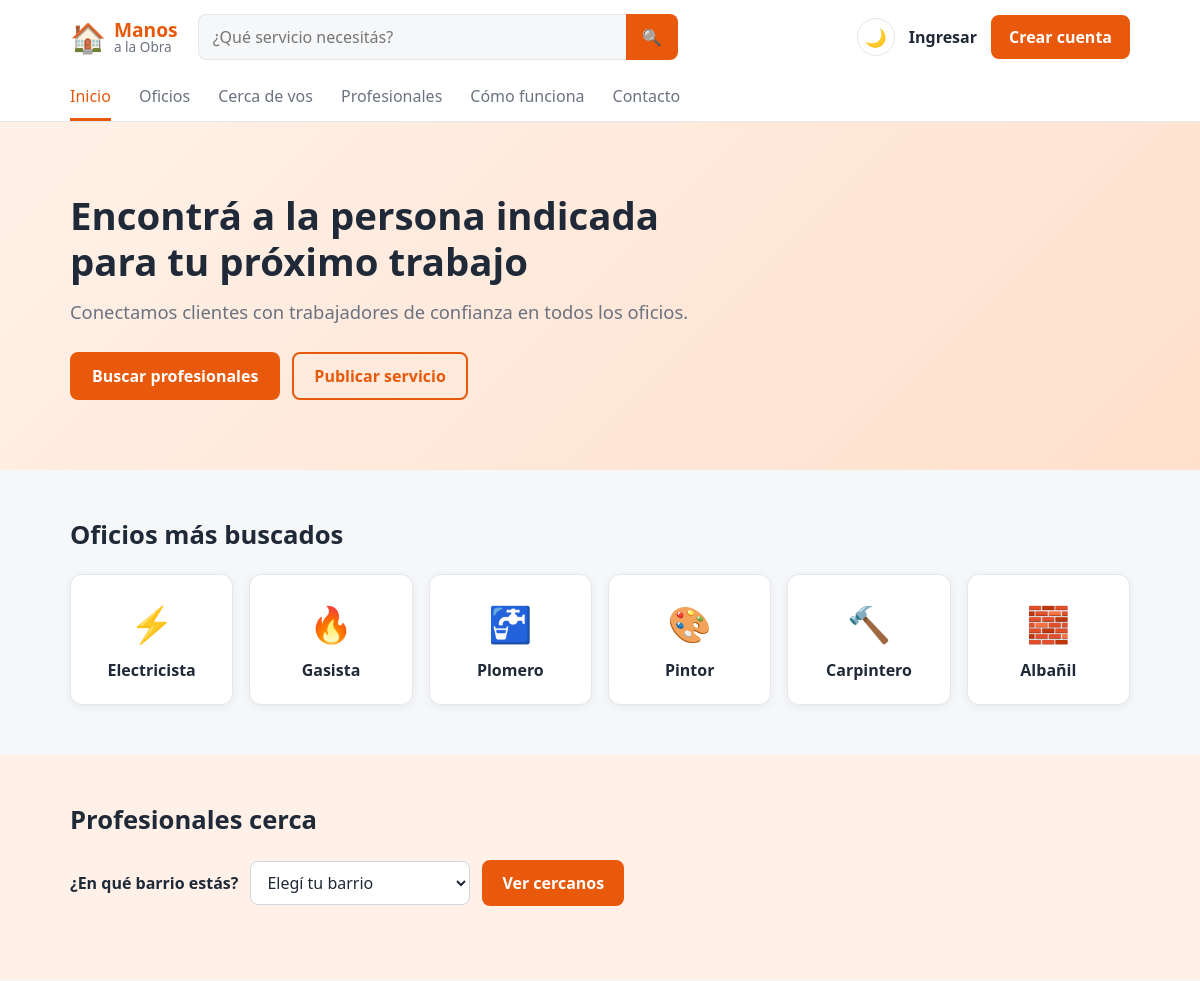
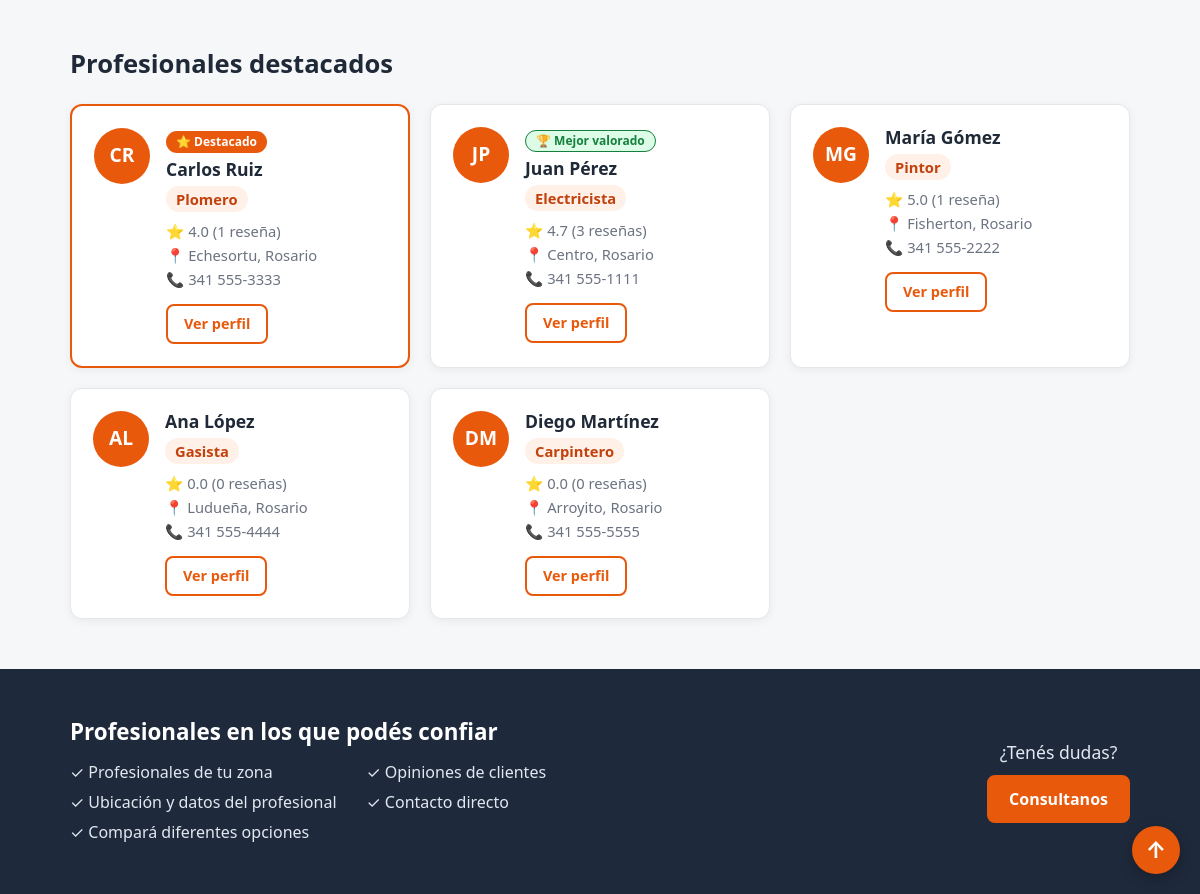
The page / on the database its author committed (2 pictures, top to bottom).
### tables this page shows
CREATE TABLE profesionales (
    id INT AUTO_INCREMENT PRIMARY KEY,
     
    nombre VARCHAR(60) NOT NULL,
    apellido VARCHAR(60) NOT NULL,
    email VARCHAR(120) NOT NULL UNIQUE,
    password VARCHAR(255) NOT NULL,
    iniciales VARCHAR(5) NOT NULL,
     
    oficio VARCHAR(60) NULL,
    descripcion VARCHAR(300) NULL,
    ubicacion VARCHAR(100) NULL,              
    domicilio VARCHAR(120) NULL,              
    barrio_id INT NULL,                       
    telefono VARCHAR(30) NULL,
    experiencia INT NULL,
    fecha_alta DATE NULL,
    fecha_baja DATE NULL,
     
     
    valoracion DECIMAL(2,1) DEFAULT 0,
    cantidad_resenas INT DEFAULT 0,
     
     
    destacado_hasta DATE NULL,
    creado_en TIMESTAMP DEFAULT CURRENT_TIMESTAMP,
    FOREIGN KEY (barrio_id) REFERENCES barrios(id)
);

CREATE TABLE barrios (
    id INT AUTO_INCREMENT PRIMARY KEY,
    barrio VARCHAR(60) NOT NULL UNIQUE,
    zona VARCHAR(30) NOT NULL
);

### index.php (the view, shortened to what this page needs)
<?php
require "config.php";
$modo_oscuro = ($_COOKIE["tema"] ?? "") === "oscuro";
$buscar = trim($_GET["buscar"] ?? "");
$oficio = trim($_GET["oficio"] ?? "");
$sql = "SELECT profesionales.*, barrios.barrio,
               (destacado_hasta IS NOT NULL AND destacado_hasta >= CURDATE()) AS destacado,
               (valoracion >= 4.5 AND cantidad_resenas >= 3) AS mejor_valorado
        FROM profesionales
        LEFT JOIN barrios ON barrios.id = profesionales.barrio_id
        WHERE oficio IS NOT NULL
          AND (fecha_baja IS NULL OR fecha_baja >= CURDATE())";
$sql .= " ORDER BY destacado DESC, mejor_valorado DESC, valoracion DESC, cantidad_resenas DESC";
$consulta = $conexion->prepare($sql);
$consulta->execute();
$resultado_profesionales = $consulta->get_result();
$profesionales_lista = [];
while ($fila_profesional = $resultado_profesionales->fetch_assoc()) {
    $profesionales_lista[$fila_profesional["id"]] = $fila_profesional;
}
if ($profesionales_lista) {
    $ids_lista = implode(",", array_map("intval", array_keys($profesionales_lista)));
    $resultado_oficios = $conexion->query("SELECT profesional_id, oficio FROM profesional_oficios WHERE profesional_id IN ($ids_lista) ORDER BY id");
    while ($fila_oficio = $resultado_oficios->fetch_assoc()) {
        $id_p = $fila_oficio["profesional_id"];
        $lista = $profesionales_lista[$id_p]["oficios_lista"] ?? $profesionales_lista[$id_p]["oficio"];
        $profesionales_lista[$id_p]["oficios_lista"] = $lista;
    }
}
$profesionales_lista = array_values($profesionales_lista);
if ($oficio !== "") {
    $titulo_profesionales = $oficio;
} elseif ($buscar !== "") {
    $titulo_profesionales = "Resultados para \"" . $buscar . "\"";
} else {
    $titulo_profesionales = "Profesionales destacados";
}
$barrios = [];
$resultado_barrios = $conexion->query("SELECT id, barrio, zona FROM barrios ORDER BY barrio");
while ($fila = $resultado_barrios->fetch_assoc()) {
    $barrios[$fila["id"]] = $fila;
}
$barrio_elegido = (int) ($_GET["barrio"] ?? 0);
$oficios_destacados = [
    "Electricista" => "⚡",
    "Gasista"      => "🔥",
    "Plomero"      => "🚰",
    "Pintor"       => "🎨",
    "Carpintero"   => "🔨",
    "Albañil"      => "🧱",
];
$tipo_usuario = $_SESSION["usuario_tipo"] ?? "";
$falta_perfil = false;
?>
<!DOCTYPE html>
<html lang="es">
<head>
    <link rel="stylesheet" href="style.css">
</head>
<body id="arriba" class="<?php echo $modo_oscuro ? "oscuro" : ""; ?>">
    <header class="header-principal">
        <div class="barra-superior">
            <a href="index.php" class="logo">
                <span class="logo-icono">🏠</span>
                <span class="logo-texto"><strong>Manos</strong><span>a la Obra</span></span>
            </a>
            <form class="buscador" action="index.php#profesionales" method="get">
                <input type="search" name="buscar" placeholder="¿Qué servicio necesitás?" value="<?php echo htmlspecialchars($buscar); ?>">
                <button type="submit" aria-label="Buscar">🔍</button>
            </form>
            <div class="acciones">
                <a href="tema.php" class="boton-tema" title="<?php echo $modo_oscuro ? "Activar modo claro" : "Activar modo oscuro"; ?>">
                    <?php echo $modo_oscuro ? "☀️" : "🌙"; ?>
                </a>
                <?php if (isset($_SESSION["usuario_nombre"])): ?>
                    <span class="link-ingresar">Hola, <?php echo htmlspecialchars($_SESSION["usuario_nombre"]); ?></span>
                    <?php if (($_SESSION["usuario_tipo"] ?? "") === "profesional"): ?>
                        <a href="postular.php" class="btn-publicar">Postular servicio</a>
                    <?php endif; ?>
                    <a href="logout.php" class="btn-publicar">Salir</a>
                <?php else: ?>
                    <a href="login.php" class="link-ingresar">Ingresar</a>
                    <a href="registro.php" class="btn-publicar">Crear cuenta</a>
                <?php endif; ?>
            </div>
        </div>
        <nav class="barra-menu">
            <a href="index.php" class="activo">Inicio</a>
            <a href="#oficios">Oficios</a>
            <a href="#cerca">Cerca de vos</a>
            <a href="#profesionales">Profesionales</a>
            <a href="como_funciona.php">Cómo funciona</a>
            <a href="contacto.php">Contacto</a>
        </nav>
    </header>
    <section class="hero">
        <div class="contenedor">
            <div class="hero-texto">
                <?php if ($tipo_usuario === "profesional"): ?>
                    <h1>Conectá con más clientes para tus próximos trabajos</h1>
                    <p>Mostrá tus servicios y hacé crecer tu trabajo con clientes de tu zona.</p>
                <?php elseif ($tipo_usuario === "cliente"): ?>
                    <h1>Encontrá a la persona indicada para tu próximo trabajo</h1>
                    <p>Buscá trabajadores de confianza para resolver lo que necesitás.</p>
                <?php else: ?>
                    <h1>Encontrá a la persona indicada para tu próximo trabajo</h1>
                    <p>Conectamos clientes con trabajadores de confianza en todos los oficios.</p>
                <?php endif; ?>
                <div class="hero-botones">
                    <?php if ($tipo_usuario === "profesional"): ?>
                        <a href="postular.php" class="boton boton-lleno"><?php echo $falta_perfil ? "Completar mi perfil" : "Ver mi perfil"; ?></a>
                    <?php elseif ($tipo_usuario === "cliente"): ?>
                        <a href="#profesionales" class="boton boton-lleno">Buscar profesionales</a>
                    <?php elseif ($tipo_usuario === "admin"): ?>
                        <a href="bandeja.php" class="boton boton-lleno">📥 Ir a la bandeja de entrada</a>
                    <?php else: ?>
                        <a href="#profesionales" class="boton boton-lleno">Buscar profesionales</a>
                        <a href="registro.php" class="boton boton-borde">Publicar servicio</a>
                    <?php endif; ?>
                </div>
            </div>
        </div>
    </section>
    <section class="seccion">
        <div class="contenedor">
            <h2 class="seccion-titulo" id="oficios">Oficios más buscados</h2>
            <div class="oficios-grid">
                <?php foreach ($oficios_destacados as $nombre_oficio => $icono): ?>
                    <a href="index.php?oficio=<?php echo urlencode($nombre_oficio); ?>#profesionales"
                       class="oficio-card <?php echo $oficio === $nombre_oficio ? "elegido" : ""; ?>">
                        <span class="icono"><?php echo $icono; ?></span>
                        <p><?php echo $nombre_oficio; ?></p>
                    </a>
                <?php endforeach; ?>
            </div>
        </div>
    </section>
    <section class="seccion seccion-cerca">
        <div class="contenedor">
            <h2 class="seccion-titulo" id="cerca">Profesionales cerca</h2>
            <form class="elegir-barrio" action="index.php#cerca" method="get">
                <label for="barrio">¿En qué barrio estás?</label>
                <select id="barrio" name="barrio" required>
                    <option value="" disabled <?php echo isset($barrios[$barrio_elegido]) ? "" : "selected"; ?>>Elegí tu barrio</option>
                </select>
                <button type="submit" class="boton boton-lleno">Ver cercanos</button>
            </form>
        </div>
    </section>
    <section class="seccion">
        <div class="contenedor">
            <div class="seccion-encabezado">
                <h2 class="seccion-titulo" id="profesionales"><?php echo htmlspecialchars($titulo_profesionales); ?></h2>
            </div>
            <div class="profesionales-grid">
                <?php foreach ($profesionales_lista as $profesional): ?>
                    <?php
                    include "tarjeta_profesional.php";
                    ?>
                <?php endforeach; ?>
            </div>
        </div>
    </section>
    <footer class="pie-pagina">
        <div class="contenedor">
            <div class="pie-confianza">
                <h2>Profesionales en los que podés confiar</h2>
                <ul>
                    <li>✓ Profesionales de tu zona</li>
                    <li>✓ Opiniones de clientes</li>
                    <li>✓ Ubicación y datos del profesional</li>
                    <li>✓ Contacto directo</li>
                    <li>✓ Compará diferentes opciones</li>
                </ul>
            </div>
            <div class="pie-ayuda">
                <p>¿Tenés dudas?</p>
                <a href="contacto.php" class="boton boton-lleno">Consultanos</a>
            </div>
        </div>
    </footer>
    <a href="#arriba" class="boton-subir" aria-label="Volver arriba" title="Volver arriba">↑</a>
</body>
</html>

### tarjeta_profesional.php (shortened to what this page needs)
<div class="profesional-card <?php echo !empty($profesional["destacado"]) ? "destacada" : ""; ?>">
    <div class="profesional-avatar"><?php echo htmlspecialchars($profesional["iniciales"]); ?></div>
    <div class="profesional-info">
        <?php if (!empty($profesional["destacado"])): ?>
            <span class="insignia-destacado">⭐ Destacado</span>
        <?php endif; ?>
        <?php if (!empty($profesional["mejor_valorado"])): ?>
            <span class="insignia-mejor-valorado">🏆 Mejor valorado</span>
        <?php endif; ?>
        <h3><?php echo htmlspecialchars($profesional["nombre"] . " " . $profesional["apellido"]); ?></h3>
        <?php $oficios_tarjeta = $profesional["oficios_lista"] ?? $profesional["oficio"]; ?>
        <p class="oficio"><?php echo htmlspecialchars($oficios_tarjeta); ?></p>
        <p class="valoracion">⭐ <?php echo $profesional["valoracion"]; ?>
            (<?php echo $profesional["cantidad_resenas"] . ($profesional["cantidad_resenas"] == 1 ? " reseña" : " reseñas"); ?>)</p>
        <p class="ubicacion">📍 <?php
            if (!empty($profesional["barrio"])) {
                echo htmlspecialchars($profesional["barrio"]) . ", ";
            }
            echo htmlspecialchars($profesional["ubicacion"] ?? "");
        ?></p>
        <?php if (!empty($profesional["telefono"])): ?>
            <p class="telefono">📞 <?php echo htmlspecialchars($profesional["telefono"]); ?></p>
        <?php endif; ?>
        <a href="perfil.php?id=<?php echo $profesional["id"]; ?>" class="boton boton-borde">Ver perfil</a>
    </div>
</div>

### rows shown on the page
profesionales: iniciales "CR", shows "⭐ Destacado", nombre+apellido "Carlos Ruiz", oficio "Plomero", valoracion "4.0", cantidad_resenas "1", shows "reseña", barrio.barrio "Echesortu", ubicacion "Rosario", telefono "341 555-3333"
profesionales: iniciales "JP", shows "🏆 Mejor valorado", nombre+apellido "Juan Pérez", oficio "Electricista", valoracion "4.7", cantidad_resenas "3", shows "reseñas", barrio.barrio "Centro", ubicacion "Rosario", telefono "341 555-1111"
profesionales: iniciales "MG", nombre+apellido "María Gómez", oficio "Pintor", valoracion "5.0", cantidad_resenas "1", shows "reseña", barrio.barrio "Fisherton", ubicacion "Rosario", telefono "341 555-2222"
profesionales: iniciales "AL", nombre+apellido "Ana López", oficio "Gasista", valoracion "0.0", cantidad_resenas "0", shows "reseñas", barrio.barrio "Ludueña", ubicacion "Rosario", telefono "341 555-4444"
profesionales: iniciales "DM", nombre+apellido "Diego Martínez", oficio "Carpintero", valoracion "0.0", cantidad_resenas "0", shows "reseñas", barrio.barrio "Arroyito", ubicacion "Rosario", telefono "341 555-5555"

### other values the page prints
$icono "⚡"
$nombre_oficio "Electricista"
$icono "🔥"
$nombre_oficio "Gasista"
$icono "🚰"
$nombre_oficio "Plomero"
$icono "🎨"
$nombre_oficio "Pintor"
$icono "🔨"
$nombre_oficio "Carpintero"
$icono "🧱"
$nombre_oficio "Albañil"
$titulo_profesionales "Profesionales destacados"
